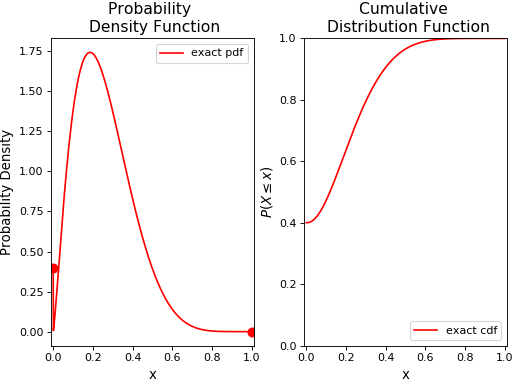

This chart was generated by the following Python code:
# -*- coding: utf-8 -*-
"""
Created on Mon Mar 12 10:47:40 2018

@author: arlan
"""
from beinf import beinf
import matplotlib.pyplot as plt
import numpy as np

a, b, p, q = 2.3, 6.7, 0.4, 0.0
rv = beinf(a, b, p, q)

mean, var, skew, kurt = rv.stats(moments='mvsk')
print "mean, var, skew, kurt", mean, var, skew, kurt

x_l = 0.15
sip = 1.0 - rv.cdf(x_l)

x = np.linspace(0.0, 1.0, 1000)

fig = plt.figure()
ax1 = fig.add_subplot(1,2,1)
ax1.plot(x, rv.pdf(x), 'r-',label='exact pdf', lw=1.5)
ax1.legend(loc='upper right')
# plot probability masses at 0 and 1 as circles
ax1.plot(0.0, p*(1-q), 'ro', ms=8)
ax1.plot(1.0, p*q, 'ro', ms=8)
ax1.set_xlim((-0.01,1.01))
ax1.set_xlabel('x',fontsize=12)
ax1.set_ylabel('Probability Density',fontsize=12)
ax1.set_title('Probability \n Density Function',fontsize=14)

ax2 = fig.add_subplot(1,2,2)
ax2.plot(x, rv.cdf(x), 'r',label='exact cdf', lw=1.5)
ax2.legend(loc='lower right')
ax2.set_xlim((-0.01,1.01))
ax2.set_ylim((0,1))   
ax2.set_xlabel('x',fontsize=12)
ax2.set_ylabel(r'$P(X\leq x)$',fontsize=12)
ax2.set_title('Cumulative \n Distribution Function',fontsize=14)

fig.subplots_adjust(left=0.1, right=0.99, bottom=0.1, top=0.9,
                    wspace=0.25)
